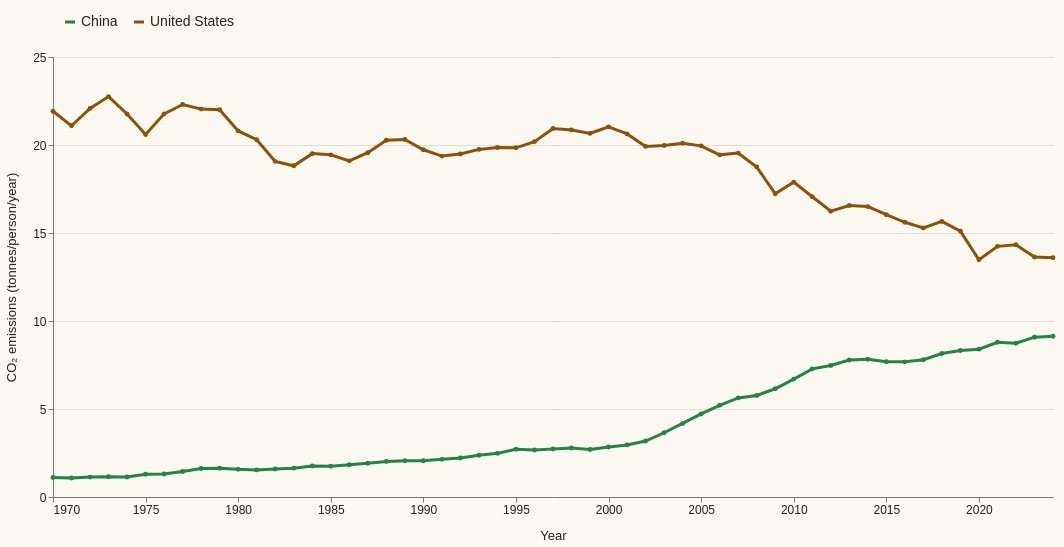

Source (Vega-Lite JSON):
### Vega-Lite specification from a JSON file in a GitHub repository (floating-point values rounded to 4 significant figures)
{"$schema": "https://vega.github.io/schema/vega-lite/v5.json", "description": "Annual CO2 emissions per person in China and the United States, 1970–2024. All 55 annual observations per country are retained from china_co2_emissions_1970_2024.csv and us_co2_emissions_1970_2024.csv, sourced from Worldometer country history tables. Five-year x-axis ticks affect labels only, not the data.", "width": 1000, "height": 440, "background": "#faf8f1", "data": {"values": [{"country": "China", "year": 1970, "co2_per_capita_tonnes": 1.11}, {"country": "China", "year": 1971, "co2_per_capita_tonnes": 1.08}, {"country": "China", "year": 1972, "co2_per_capita_tonnes": 1.13}, {"country": "China", "year": 1973, "co2_per_capita_tonnes": 1.15}, {"country": "China", "year": 1974, "co2_per_capita_tonnes": 1.14}, {"country": "China", "year": 1975, "co2_per_capita_tonnes": 1.29}, {"country": "China", "year": 1976, "co2_per_capita_tonnes": 1.31}, {"country": "China", "year": 1977, "co2_per_capita_tonnes": 1.45}, {"country": "China", "year": 1978, "co2_per_capita_tonnes": 1.62}, {"country": "China", "year": 1979, "co2_per_capita_tonnes": 1.63}, {"country": "China", "year": 1980, "co2_per_capita_tonnes": 1.57}, {"country": "China", "year": 1981, "co2_per_capita_tonnes": 1.54}, {"country": "China", "year": 1982, "co2_per_capita_tonnes": 1.59}, {"country": "China", "year": 1983, "co2_per_capita_tonnes": 1.64}, {"country": "China", "year": 1984, "co2_per_capita_tonnes": 1.76}, {"country": "China", "year": 1985, "co2_per_capita_tonnes": 1.75}, {"country": "China", "year": 1986, "co2_per_capita_tonnes": 1.83}, {"country": "China", "year": 1987, "co2_per_capita_tonnes": 1.92}, {"country": "China", "year": 1988, "co2_per_capita_tonnes": 2.02}, {"country": "China", "year": 1989, "co2_per_capita_tonnes": 2.06}, {"country": "China", "year": 1990, "co2_per_capita_tonnes": 2.06}, {"country": "China", "year": 1991, "co2_per_capita_tonnes": 2.14}, {"country": "China", "year": 1992, "co2_per_capita_tonnes": 2.22}, {"country": "China", "year": 1993, "co2_per_capita_tonnes": 2.37}, {"country": "China", "year": 1994, "co2_per_capita_tonnes": 2.48}, {"country": "China", "year": 1995, "co2_per_capita_tonnes": 2.71}, {"country": "China", "year": 1996, "co2_per_capita_tonnes": 2.67}, {"country": "China", "year": 1997, "co2_per_capita_tonnes": 2.73}, {"country": "China", "year": 1998, "co2_per_capita_tonnes": 2.78}, {"country": "China", "year": 1999, "co2_per_capita_tonnes": 2.7}, {"country": "China", "year": 2000, "co2_per_capita_tonnes": 2.84}, {"country": "China", "year": 2001, "co2_per_capita_tonnes": 2.96}, {"country": "China", "year": 2002, "co2_per_capita_tonnes": 3.18}, {"country": "China", "year": 2003, "co2_per_capita_tonnes": 3.65}, {"country": "China", "year": 2004, "co2_per_capita_tonnes": 4.18}, {"country": "China", "year": 2005, "co2_per_capita_tonnes": 4.72}, {"country": "China", "year": 2006, "co2_per_capita_tonnes": 5.21}, {"country": "China", "year": 2007, "co2_per_capita_tonnes": 5.63}, {"country": "China", "year": 2008, "co2_per_capita_tonnes": 5.77}, {"country": "China", "year": 2009, "co2_per_capita_tonnes": 6.15}, {"country": "China", "year": 2010, "co2_per_capita_tonnes": 6.7}, {"country": "China", "year": 2011, "co2_per_capita_tonnes": 7.28}, {"country": "China", "year": 2012, "co2_per_capita_tonnes": 7.47}, {"country": "China", "year": 2013, "co2_per_capita_tonnes": 7.78}, {"country": "China", "year": 2014, "co2_per_capita_tonnes": 7.83}, {"country": "China", "year": 2015, "co2_per_capita_tonnes": 7.69}, {"country": "China", "year": 2016, "co2_per_capita_tonnes": 7.68}, {"country": "China", "year": 2017, "co2_per_capita_tonnes": 7.8}, {"country": "China", "year": 2018, "co2_per_capita_tonnes": 8.15}, {"country": "China", "year": 2019, "co2_per_capita_tonnes": 8.32}, {"country": "China", "year": 2020, "co2_per_capita_tonnes": 8.4}, {"country": "China", "year": 2021, "co2_per_capita_tonnes": 8.79}, {"country": "China", "year": 2022, "co2_per_capita_tonnes": 8.74}, {"country": "China", "year": 2023, "co2_per_capita_tonnes": 9.08}, {"country": "China", "year": 2024, "co2_per_capita_tonnes": 9.13}, {"country": "United States", "year": 1970, "co2_per_capita_tonnes": 21.92}, {"country": "United States", "year": 1971, "co2_per_capita_tonnes": 21.09}, {"country": "United States", "year": 1972, "co2_per_capita_tonnes": 22.08}, {"country": "United States", "year": 1973, "co2_per_capita_tonnes": 22.75}, {"country": "United States", "year": 1974, "co2_per_capita_tonnes": 21.76}, {"country": "United States", "year": 1975, "co2_per_capita_tonnes": 20.6}, {"country": "United States", "year": 1976, "co2_per_capita_tonnes": 21.77}, {"country": "United States", "year": 1977, "co2_per_capita_tonnes": 22.3}, {"country": "United States", "year": 1978, "co2_per_capita_tonnes": 22.04}, {"country": "United States", "year": 1979, "co2_per_capita_tonnes": 22.0}, {"country": "United States", "year": 1980, "co2_per_capita_tonnes": 20.8}, {"country": "United States", "year": 1981, "co2_per_capita_tonnes": 20.3}, {"country": "United States", "year": 1982, "co2_per_capita_tonnes": 19.07}, {"country": "United States", "year": 1983, "co2_per_capita_tonnes": 18.82}, {"country": "United States", "year": 1984, "co2_per_capita_tonnes": 19.51}, {"country": "United States", "year": 1985, "co2_per_capita_tonnes": 19.44}, {"country": "United States", "year": 1986, "co2_per_capita_tonnes": 19.1}, {"country": "United States", "year": 1987, "co2_per_capita_tonnes": 19.56}, {"country": "United States", "year": 1988, "co2_per_capita_tonnes": 20.27}, {"country": "United States", "year": 1989, "co2_per_capita_tonnes": 20.31}, {"country": "United States", "year": 1990, "co2_per_capita_tonnes": 19.73}, {"country": "United States", "year": 1991, "co2_per_capita_tonnes": 19.37}, {"country": "United States", "year": 1992, "co2_per_capita_tonnes": 19.49}, {"country": "United States", "year": 1993, "co2_per_capita_tonnes": 19.75}, {"country": "United States", "year": 1994, "co2_per_capita_tonnes": 19.86}, {"country": "United States", "year": 1995, "co2_per_capita_tonnes": 19.84}, {"country": "United States", "year": 1996, "co2_per_capita_tonnes": 20.19}, {"country": "United States", "year": 1997, "co2_per_capita_tonnes": 20.94}, {"country": "United States", "year": 1998, "co2_per_capita_tonnes": 20.85}, {"country": "United States", "year": 1999, "co2_per_capita_tonnes": 20.66}, {"country": "United States", "year": 2000, "co2_per_capita_tonnes": 21.03}, {"country": "United States", "year": 2001, "co2_per_capita_tonnes": 20.63}, {"country": "United States", "year": 2002, "co2_per_capita_tonnes": 19.92}, {"country": "United States", "year": 2003, "co2_per_capita_tonnes": 19.97}, {"country": "United States", "year": 2004, "co2_per_capita_tonnes": 20.1}, {"country": "United States", "year": 2005, "co2_per_capita_tonnes": 19.95}, {"country": "United States", "year": 2006, "co2_per_capita_tonnes": 19.44}, {"country": "United States", "year": 2007, "co2_per_capita_tonnes": 19.54}, {"country": "United States", "year": 2008, "co2_per_capita_tonnes": 18.75}, {"country": "United States", "year": 2009, "co2_per_capita_tonnes": 17.23}, {"country": "United States", "year": 2010, "co2_per_capita_tonnes": 17.89}, {"country": "United States", "year": 2011, "co2_per_capita_tonnes": 17.06}, {"country": "United States", "year": 2012, "co2_per_capita_tonnes": 16.24}, {"country": "United States", "year": 2013, "co2_per_capita_tonnes": 16.56}, {"country": "United States", "year": 2014, "co2_per_capita_tonnes": 16.5}, {"country": "United States", "year": 2015, "co2_per_capita_tonnes": 16.04}, {"country": "United States", "year": 2016, "co2_per_capita_tonnes": 15.61}, {"country": "United States", "year": 2017, "co2_per_capita_tonnes": 15.29}, {"country": "United States", "year": 2018, "co2_per_capita_tonnes": 15.66}, {"country": "United States", "year": 2019, "co2_per_capita_tonnes": 15.1}, {"country": "United States", "year": 2020, "co2_per_capita_tonnes": 13.48}, {"country": "United States", "year": 2021, "co2_per_capita_tonnes": 14.24}, {"country": "United States", "year": 2022, "co2_per_capita_tonnes": 14.33}, {"country": "United States", "year": 2023, "co2_per_capita_tonnes": 13.64}, {"country": "United States", "year": 2024, "co2_per_capita_tonnes": 13.59}]}, "mark": {"type": "line", "strokeWidth": 3, "interpolate": "linear", "point": {"filled": true, "size": 24}}, "encoding": {"x": {"field": "year", "type": "quantitative", "title": "Year", "scale": {"domain": [1970, 2024], "nice": false, "zero": false}, "axis": {"values": [1970, 1975, 1980, 1985, 1990, 1995, 2000, 2005, 2010, 2015, 2020], "format": "d", "labelAngle": 0, "grid": false}}, "y": {"field": "co2_per_capita_tonnes", "type": "quantitative", "title": "CO₂ emissions (tonnes/person/year)", "scale": {"domain": [0, 25], "nice": false}, "axis": {"values": [0, 5, 10, 15, 20, 25], "grid": true}}, "color": {"field": "country", "type": "nominal", "scale": {"domain": ["China", "United States"], "range": ["#238443", "#8c510a"]}, "legend": {"title": null, "orient": "top", "direction": "horizontal", "symbolType": "stroke", "symbolStrokeWidth": 3}}, "order": {"field": "year", "type": "quantitative"}, "tooltip": [{"field": "country", "type": "nominal", "title": "Country"}, {"field": "year", "type": "quantitative", "title": "Year", "format": "d"}, {"field": "co2_per_capita_tonnes", "type": "quantitative", "title": "CO₂ (tonnes/person/year)", "format": ".2f"}]}, "config": {"font": "Arial", "view": {"stroke": null}, "axis": {"labelFontSize": 12, "labelColor": "#222", "titleFontSize": 13, "titleFontWeight": 400, "titleColor": "#222", "titlePadding": 14, "gridColor": "#deded8", "domainColor": "#777", "tickColor": "#777"}, "legend": {"labelFontSize": 14, "labelColor": "#222", "padding": 10}}}
